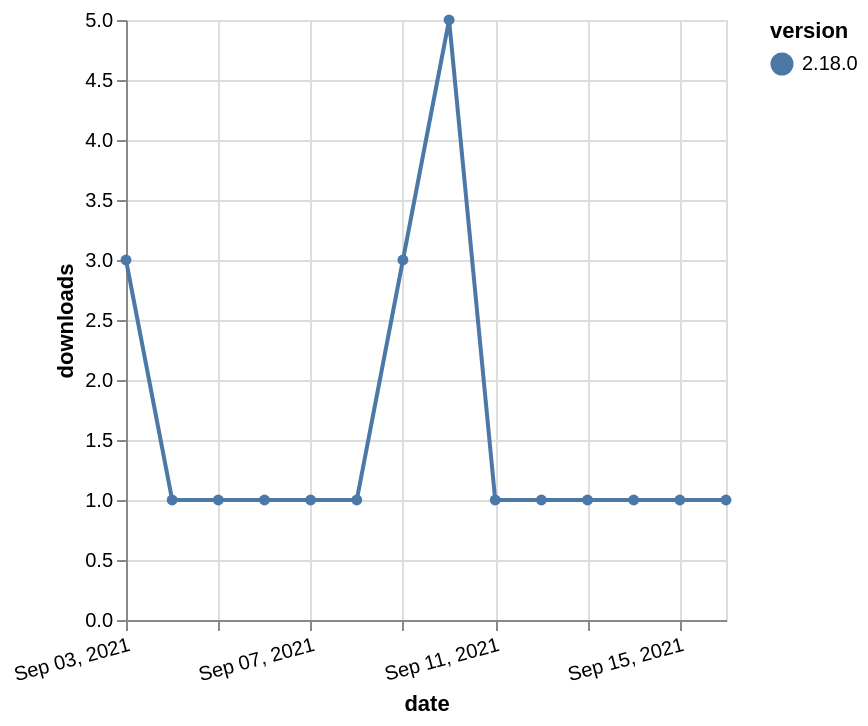

Here is the Vega-Lite specification saved for this chart:
### Vega-Lite specification from a JSON file in a GitHub repository (floating-point values rounded to 4 significant figures)
{"$schema": "https://vega.github.io/schema/vega-lite/v5.json", "description": "A simple bar chart with embedded data.", "data": {"values": [{"date": "2021-09-03", "total": 506, "delta": 3, "version": "2.18.0"}, {"date": "2021-09-04", "total": 507, "delta": 1, "version": "2.18.0"}, {"date": "2021-09-05", "total": 508, "delta": 1, "version": "2.18.0"}, {"date": "2021-09-06", "total": 509, "delta": 1, "version": "2.18.0"}, {"date": "2021-09-07", "total": 510, "delta": 1, "version": "2.18.0"}, {"date": "2021-09-08", "total": 511, "delta": 1, "version": "2.18.0"}, {"date": "2021-09-09", "total": 514, "delta": 3, "version": "2.18.0"}, {"date": "2021-09-10", "total": 519, "delta": 5, "version": "2.18.0"}, {"date": "2021-09-11", "total": 520, "delta": 1, "version": "2.18.0"}, {"date": "2021-09-12", "total": 521, "delta": 1, "version": "2.18.0"}, {"date": "2021-09-13", "total": 522, "delta": 1, "version": "2.18.0"}, {"date": "2021-09-14", "total": 523, "delta": 1, "version": "2.18.0"}, {"date": "2021-09-15", "total": 524, "delta": 1, "version": "2.18.0"}, {"date": "2021-09-16", "total": 525, "delta": 1, "version": "2.18.0"}]}, "width": "container", "mark": {"type": "line", "point": {"filled": true}}, "encoding": {"x": {"field": "date", "type": "temporal", "timeUnit": "yearmonthdate", "title": "date", "axis": {"labelAngle": -15}}, "y": {"field": "delta", "type": "quantitative", "title": "downloads"}, "color": {"field": "version", "type": "nominal"}, "tooltip": {"field": "delta"}}}
